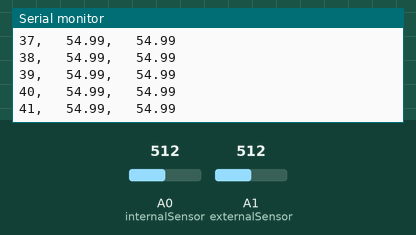
Simulated run of this sketch. Board: Arduino Uno, built with avr-gcc and run on an emulated ATmega328P. On the bench: the last lines printed to the serial monitor. The test bench sets the inputs (shaded band); at power-on: A0 (internalSensor) = 512, A1 (externalSensor) = 512.

Above: at 4.2 s.
4.3 s: A0 (internalSensor) set to 923
At 4.36 s:
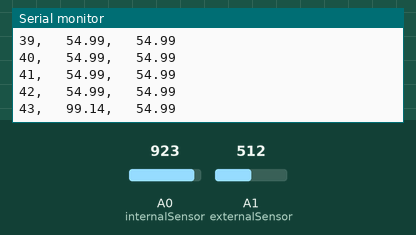
7.3 s: A0 (internalSensor) set to 948
At 7.4 s:
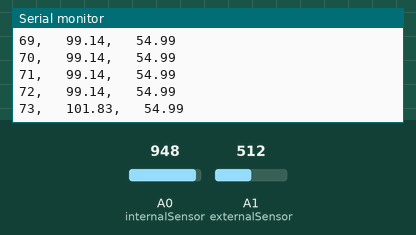
Timing chart, 0 to 10.3 s (numbered marks = the images above; inputs shaded):
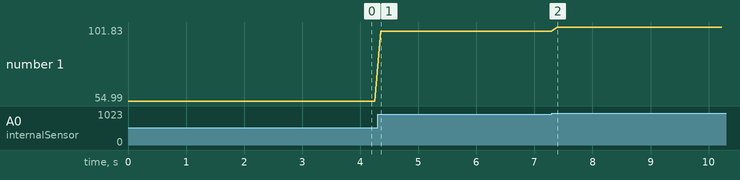

Measured:
- after the input at 4.3 s, the serial monitor: prints a new line after 0.05 s (image 1)
- after the input at 7.3 s, the serial monitor: prints a new line after 0.09 s (image 2)
- plotted number 1: 54.99 → 99.14 after the input at 4.3 s, 99.14 → 101.83 after the input at 7.3 s

The sketch:

t_logger.ino
```cpp
float internaltemp;
float externaltemp;
int internalReading;
int internalSensor = 0;
int externalReading;
int externalSensor = 1;
int count = 0;
void setup()
{
  analogReference(INTERNAL);
  Serial.begin(9600);
}

void loop()
{
  internalReading = analogRead(internalSensor);
  externalReading = analogRead(externalSensor);
  internaltemp = internalReading / 9.31;
  externaltemp = externalReading / 9.31;

  Serial.print(count++);
  Serial.print(", \t");
  Serial.print(internaltemp);
  Serial.print(", \t");
  Serial.println(externaltemp);
  delay(100);
}
```
